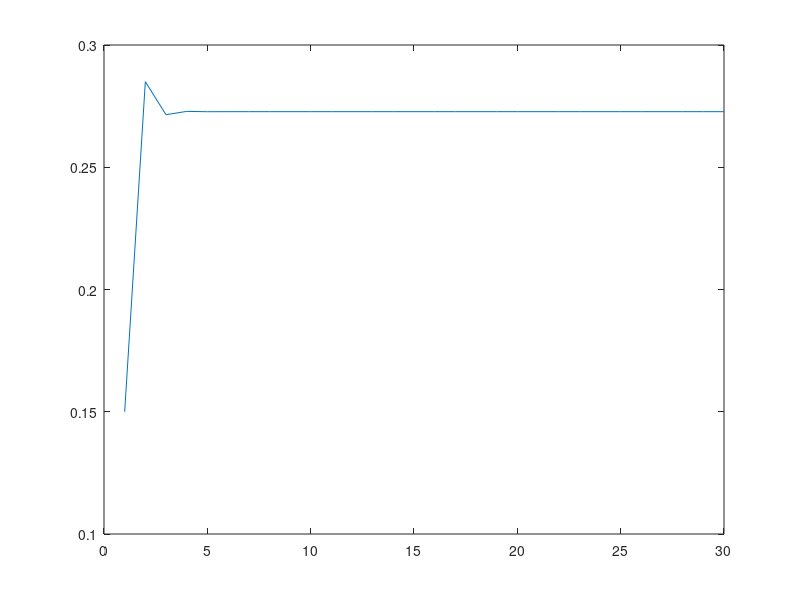

Reproduce this figure in MATLAB.
%a)
T=[0.7 0.8;0.3 0.2];
x_01=[1;0];
x1=(T^2)*x_01

%b)
T=[0.7 0.8;0.3 0.2];
x_02=[0;1];
x2=(T^2)*x_02

%c)
T=[0.7 0.8;0.3 0.2];
x_03=[1;0];
x3=(T^30)*x_03

%d)
T=[0.7 0.8;0.3 0.2];
x0=[0.85;0.15];
t=1:1:30;
x=zeros(2,30);
x(:,1) = x0;

for t1=2:30
    aux = T * x(:, t1-1);
    x(:, t1)=aux;
end
plot(1:30, x(2, 1:30))

